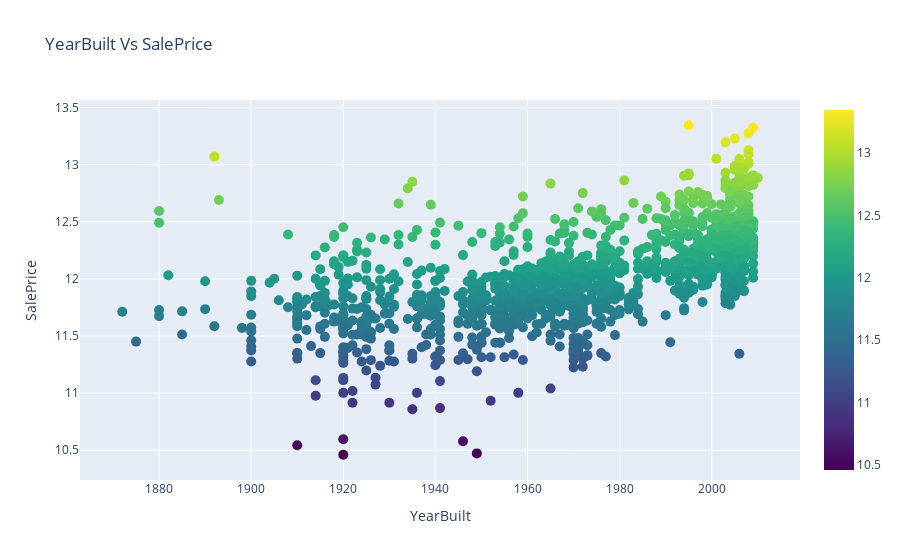

Notebook source saved alongside this figure:
### Code cell
scatter_plot(train.YearBuilt, np.log1p(train.SalePrice), 'YearBuilt Vs SalePrice', 'YearBuilt', 'SalePrice', 10, 'viridis')

### Figure 1 — Plotly figure (JSON) as saved in the notebook; plotly's stock layout.template omitted (floating-point values rounded to 4 significant figures; data arrays with more than 128 entries replaced by an {"elided": "..."} marker saying what was removed)
{"data": [{"marker": {"color": {"elided": "1453 float values"}, "colorscale": [[0, "#440154"], [0.1111, "#482878"], [0.2222, "#3e4989"], [0.3333, "#31688e"], [0.4444, "#26828e"], [0.5556, "#1f9e89"], [0.6667, "#35b779"], [0.7778, "#6ece58"], [0.8889, "#b5de2b"], [1, "#fde725"]], "showscale": true, "size": 10}, "mode": "markers", "type": "scatter", "x": {"elided": "1453 int values"}, "y": {"elided": "1453 float values"}}], "layout": {"hovermode": "closest", "title": {"text": "YearBuilt Vs SalePrice"}, "xaxis": {"title": {"text": "YearBuilt"}}, "yaxis": {"title": {"text": "SalePrice"}}}}
